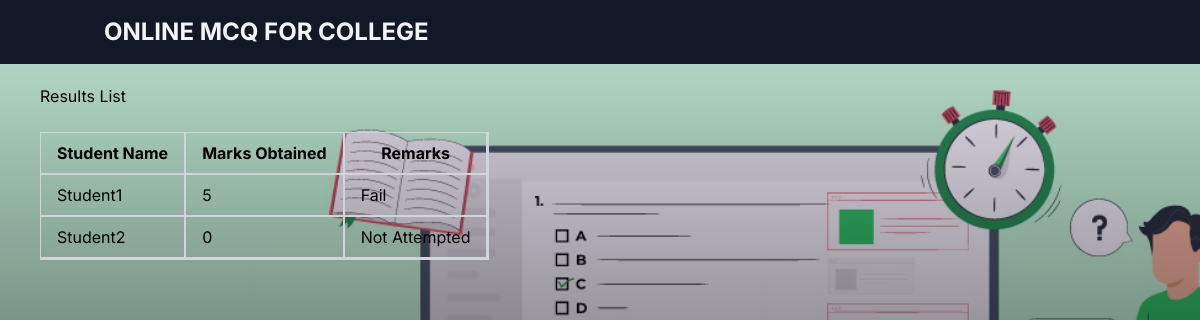
Page /results/ (signed in) on the committed database.
### base/models.py (models this page shows)
class User(AbstractUser):
    name = models.CharField(max_length=200, null=True)
    email = models.EmailField(unique=True, null=True)
    username = models.CharField(max_length=200, unique=True, null=True)
    bio = models.TextField(null=True,blank=True)
    marks = models.IntegerField(default=0)
    is_teacher = models.BooleanField(default=False)
    attempted = models.BooleanField(default=False)
    USERNAME_FIELD = 'email'
    REQUIRED_FIELDS = ['username']

### base/views.py (the view)
# urls.py: path('results/', views.allResult, name='results'),
def allResult(request):
    if request.user.is_staff:
            data = {}
            users = User.objects.filter(is_teacher=False)
            for user in users:
                if user.attempted == False:
                    remarks = 'Not Attempted'
                elif user.marks >= 13:
                    remarks = 'Pass'
                else:
                    remarks = 'Fail'
                data[user] = [remarks]
            print(data)
            print(users)
            return render(request,'base/resultList.html',{'students':data})
    else:
        messages.error(request, 'You cannot Access this page!')
        return  redirect('homepage')

### base/templatetags/custom_tags.py (called while the page is built)
@register.filter(name='get_remarks')
def get_remarks(value):
    if value==None or value=='':
        return "No Remarks"
    else:
        return value[0]

### base/templates/base/resultList.html (shortened to what this page needs)
{% extends 'base.html' %}
{% load custom_tags %}
{% block content %}
<div class="px-10 py-5">
<h1>Results List</h1>
<br>
<div class="flex justify-center">
  <div class="border border-gray-300">
    <table class="w-full">
      <tr class="border-b-2 border-gray-300">
        <th class="border-r-2 border-gray-300 px-4 py-2">Student Name</th>
        <th class="border-r-2 border-gray-300 px-4 py-2">Marks Obtained</th>
        <th class="border-r-2 border-gray-300 px-4 py-2">Remarks</th>
      </tr>
      {% for student, remarks in students.items %}
      <tr class="border-b-2 border-gray-300">
        <td class="border-r-2 border-gray-300 px-4 py-2">{{ student.name }}</td>
        <td class="border-r-2 border-gray-300 px-4 py-2">{{ student.marks }}</td>
        <td class="border-r-2 border-gray-300 px-4 py-2">{{ remarks|get_remarks }}</td>
      </tr>
      {% endfor %}
    </table>
  </div>
</div>
</div>
{% endblock %}

### rows in the picture
User: name "Student1", marks "5", remarks "Fail"
User: name "Student2", marks "0", remarks "Not Attempted"
